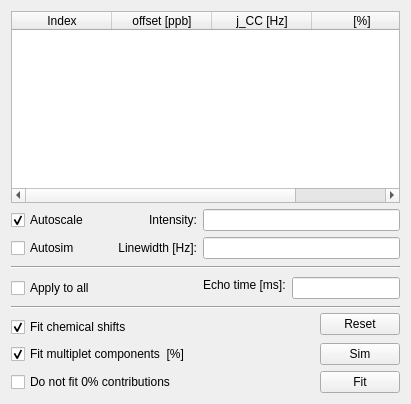
              <widget class="QWidget" name="hsqcMultipletAnalysisTab">
               <attribute name="title">
                <string>Multiplet Analysis</string>
               </attribute>
               <layout class="QGridLayout" name="gridLayout_32">
                <item row="0" column="0" colspan="7">
                 <widget class="QTableWidget" name="hsqcSpinSys">
                  <attribute name="verticalHeaderVisible">
                   <bool>false</bool>
                  </attribute>
                  <column>
                   <property name="text">
                    <string>Index</string>
                   </property>
                  </column>
                  <column>
                   <property name="text">
                    <string>offset [ppb]</string>
                   </property>
                  </column>
                  <column>
                   <property name="text">
                    <string>j_CC [Hz]</string>
                   </property>
                  </column>
                  <column>
                   <property name="text">
                    <string>[%]</string>
                   </property>
                  </column>
                 </widget>
                </item>
                <item row="1" column="0">
                 <widget class="QCheckBox" name="maAutoScale">
                  <property name="text">
                   <string>Autoscale</string>
                  </property>
                  <property name="checked">
                   <bool>true</bool>
                  </property>
                 </widget>
                </item>
                <item row="2" column="0">
                 <widget class="QCheckBox" name="maAutoSim">
                  <property name="text">
                   <string>Autosim</string>
                  </property>
                  <property name="checked">
                   <bool>false</bool>
                  </property>
                 </widget>
                </item>
                <item row="3" column="0" rowspan="2" colspan="7">
                 <widget class="Line" name="line_2">
                  <property name="orientation">
                   <enum>Qt::Horizontal</enum>
                  </property>
                 </widget>
                </item>
                <item row="4" column="1" rowspan="2" colspan="2">
                 <spacer name="horizontalSpacer_47">
                  <property name="orientation">
                   <enum>Qt::Horizontal</enum>
                  </property>
                  <property name="sizeHint" stdset="0">
                   <size>
                    <width>96</width>
                    <height>20</height>
                   </size>
                  </property>
                 </spacer>
                </item>
                <item row="4" column="3" rowspan="2" colspan="2">
                 <widget class="QLabel" name="label_84">
                  <property name="text">
                   <string>Echo time [ms]:</string>
                  </property>
                 </widget>
                </item>
                <item row="5" column="0">
                 <widget class="QCheckBox" name="maApplyToAll">
                  <property name="text">
                   <string>Apply to all</string>
                  </property>
                 </widget>
                </item>
                <item row="5" column="5" colspan="2">
                 <widget class="QLineEdit" name="multipletAnalysisEchoTime">
                  <property name="alignment">
                   <set>Qt::AlignRight|Qt::AlignTrailing|Qt::AlignVCenter</set>
                  </property>
                 </widget>
                </item>
                <item row="6" column="0" rowspan="2" colspan="7">
                 <widget class="Line" name="line">
                  <property name="orientation">
                   <enum>Qt::Horizontal</enum>
                  </property>
                 </widget>
                </item>
                <item row="7" column="6" rowspan="2">
                 <widget class="QPushButton" name="maResetButton">
                  <property name="text">
                   <string>Reset</string>
                  </property>
                 </widget>
                </item>
                <item row="8" column="0" colspan="2">
                 <widget class="QCheckBox" name="maFitChemShifts">
                  <property name="text">
                   <string>Fit chemical shifts</string>
                  </property>
                  <property name="checked">
                   <bool>true</bool>
                  </property>
                 </widget>
                </item>
                <item row="9" column="0" colspan="5">
                 <widget class="QCheckBox" name="maFitContributions">
                  <property name="text">
                   <string>Fit multiplet components  [%]</string>
                  </property>
                  <property name="checked">
                   <bool>true</bool>
                  </property>
                 </widget>
                </item>
                <item row="9" column="6">
                 <widget class="QPushButton" name="maSimButton">
                  <property name="text">
                   <string>Sim</string>
                  </property>
                 </widget>
                </item>
                <item row="10" column="0" colspan="4">
                 <widget class="QCheckBox" name="doNotFitZeroPercentages">
                  <property name="text">
                   <string>Do not fit 0% contributions</string>
                  </property>
                 </widget>
                </item>
                <item row="10" column="6">
                 <widget class="QPushButton" name="maFitButton">
                  <property name="text">
                   <string>Fit</string>
                  </property>
                 </widget>
                </item>
                <item row="1" column="1" colspan="2">
                 <widget class="QLabel" name="label_82">
                  <property name="text">
                   <string>Intensity:</string>
                  </property>
                  <property name="alignment">
                   <set>Qt::AlignRight|Qt::AlignTrailing|Qt::AlignVCenter</set>
                  </property>
                 </widget>
                </item>
                <item row="2" column="1" colspan="2">
                 <widget class="QLabel" name="label_83">
                  <property name="text">
                   <string>Linewidth [Hz]:</string>
                  </property>
                  <property name="alignment">
                   <set>Qt::AlignRight|Qt::AlignTrailing|Qt::AlignVCenter</set>
                  </property>
                 </widget>
                </item>
                <item row="2" column="3" colspan="4">
                 <widget class="QLineEdit" name="multipletAnalysisR2">
                  <property name="alignment">
                   <set>Qt::AlignRight|Qt::AlignTrailing|Qt::AlignVCenter</set>
                  </property>
                 </widget>
                </item>
                <item row="1" column="3" colspan="4">
                 <widget class="QLineEdit" name="multipletAnalysisIntensity">
                  <property name="alignment">
                   <set>Qt::AlignRight|Qt::AlignTrailing|Qt::AlignVCenter</set>
                  </property>
                 </widget>
                </item>
               </layout>
              </widget>
